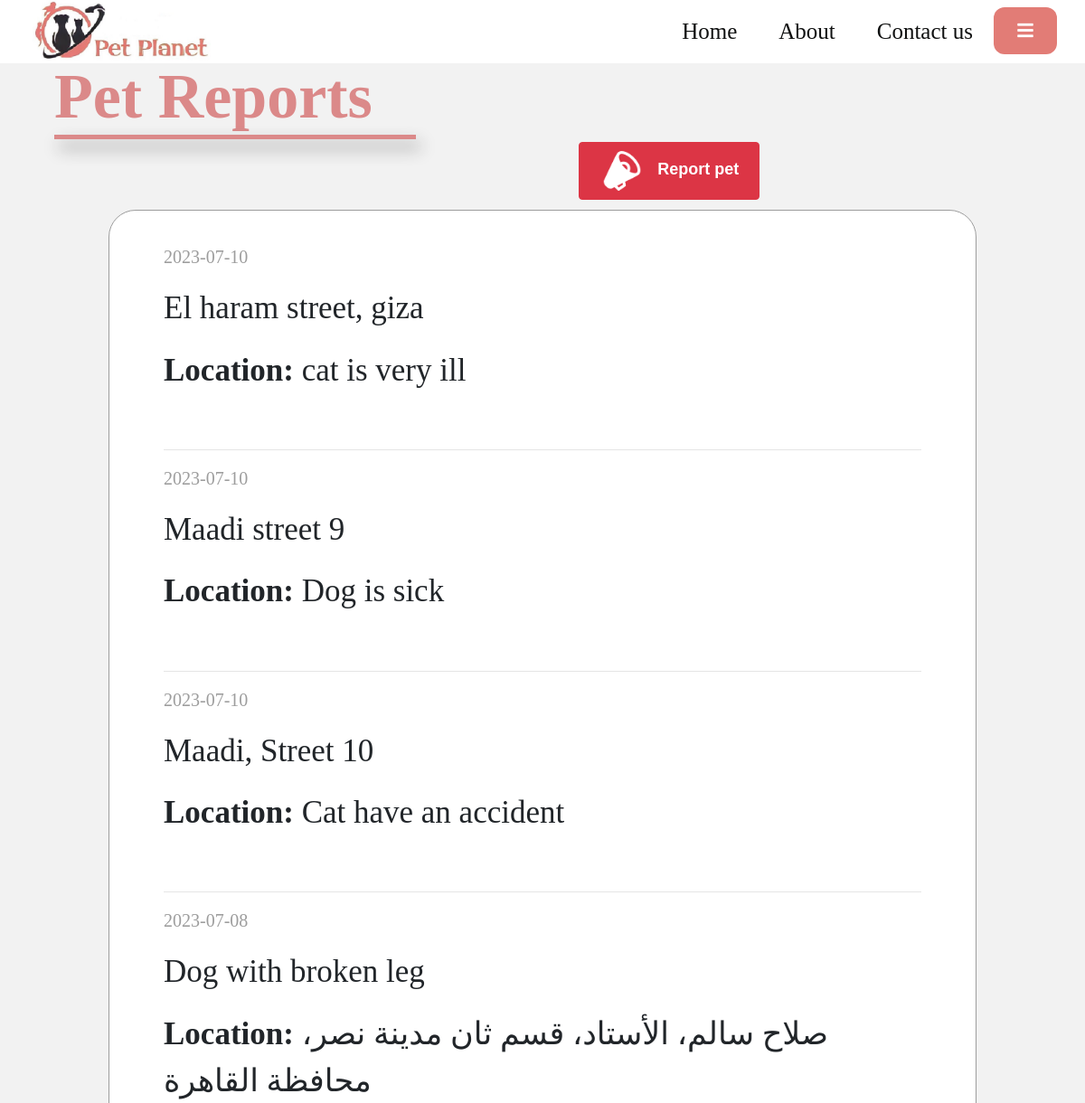
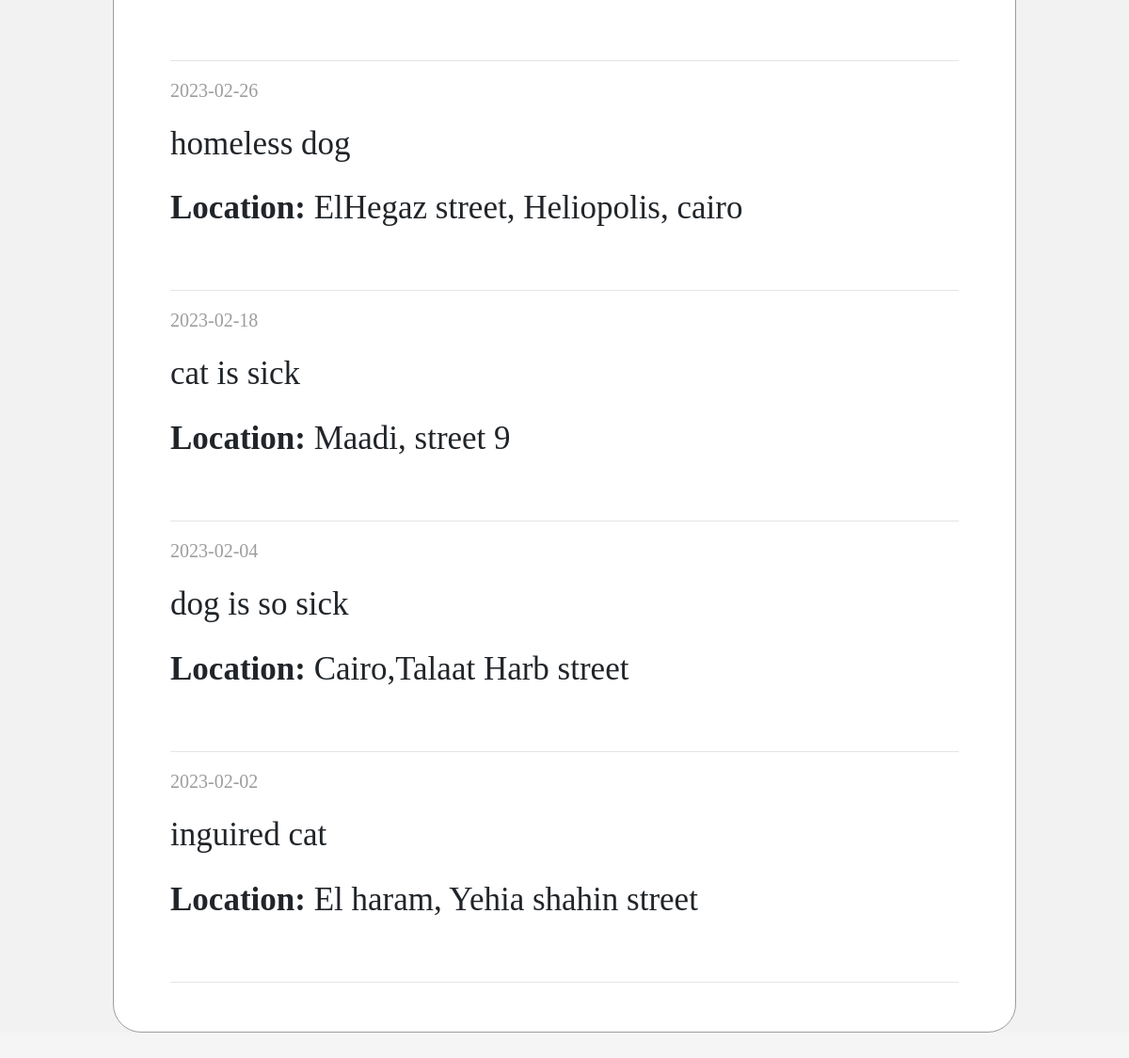
The page /pet-planetY2/PetReports.php (signed in) on the database its author committed (2 pictures, top to bottom).
### tables this page shows
CREATE TABLE `petreports` (
  `id` bigint(20) UNSIGNED NOT NULL,
  `date` date NOT NULL DEFAULT current_timestamp(),
  `location` mediumtext NOT NULL,
  `situation_description` longtext NOT NULL
);

### pet-planetY2/App/Database/Connection/Connection.php (called while the page is built, shortened)
<?php
class Connection
{
    private string $dbName = 'pet_planet';
    private string $hostName = 'localhost';
    private string $username = 'root';
    private string $password = '';
    private int $DBport = 3306;
    public function __construct()
    {
        $this->connect = new \mysqli(
            $this->hostName,
            $this->username,
            $this->password,
            $this->dbName,
            $this->DBport
        );
    }
}

### pet-planetY2/App/Database/Models/Petreport.php (called while the page is built, shortened)
<?php
class Petreport extends Model implements MakeCrud
{
    public function read(): array
    {
        $query = "SELECT date,location,situation_description FROM petreports ORDER BY id DESC";
        $returned_stmt = $this->connect->prepare($query);
        $returned_stmt->execute();
        $result = $returned_stmt->get_result();
        $reports = $result->fetch_all(MYSQLI_ASSOC);
        return $reports;
    }
}

### pet-planetY2/PetReports.php (the view, shortened to what this page needs)
<?php
include "layouts/header.php";
if (isset($_SESSION['user'])) {
    if ($_SESSION['user']->admin_status == 0) {
        if ($_SESSION['user']->service_provider_status == 0) {
            include "layouts/navbarRegisteredCustomer.php";
        } else {
            include "layouts/navbarRegisteredSP.php";
        }
    } else {
        include "layouts/navbarAdmin.php";
    }
}
$report = new Petreport;
$reports = $report->read();
?>
<div class="petreportscontent">
    <h1>Pet Reports</h1>
    <div class="reportButton">
        <div class="bt_danger btn btn-danger ">
            <img src="assets/img/YImages/speaker.png" class="di icon">
            <a href="PetReport.php" class="di sa"> Report pet</a>
        </div>
    </div>
    <div class="reportlist">
        <?php foreach ($reports as $report) { ?>
            <div class="onereport">
                <p class="date"> <?= $report['date'] ?></p>
                <p class="description"><?= $report['situation_description'] ?></p>
                <p class="location"><b>Location:</b> <?= $report['location'] ?></p>
            </div><br>
            <hr>
        <?php } ?>
    </div>
    </body>
    </html>

### pet-planetY2/PetReports.php (style rules this page uses)
a, a:hover { text-decoration: none; color: white; }
body { font-size: larger; }
.bt_danger { float: right; margin: 0px 360px 0px 10px; width: 200px; }
.di { display: inline-block; font-size: large; }
.icon { width: 50px; }
.sa { padding-left: 10px; font-weight: bold; }
.reportButton { width: 100%; height: 15px; }

### rows shown on the page
petreports: date "2023-07-10", situation_description "El haram street, giza", location "cat is very ill"
petreports: date "2023-07-10", situation_description "Maadi street 9", location "Dog is sick"
petreports: date "2023-07-10", situation_description "Maadi, Street 10", location "Cat have an accident"
petreports: date "2023-07-08", situation_description "Dog with broken leg", location "صلاح سالم، الأستاد، قسم ثان مدينة نصر، محافظة القاهرة"
petreports: date "2023-02-26", situation_description "homeless dog", location "ElHegaz street, Heliopolis, cairo"
petreports: date "2023-02-18", situation_description "cat is sick", location "Maadi, street 9"
petreports: date "2023-02-04", situation_description "dog is so sick", location "Cairo,Talaat Harb street"
petreports: date "2023-02-02", situation_description "inguired cat", location "El haram, Yehia shahin street"
